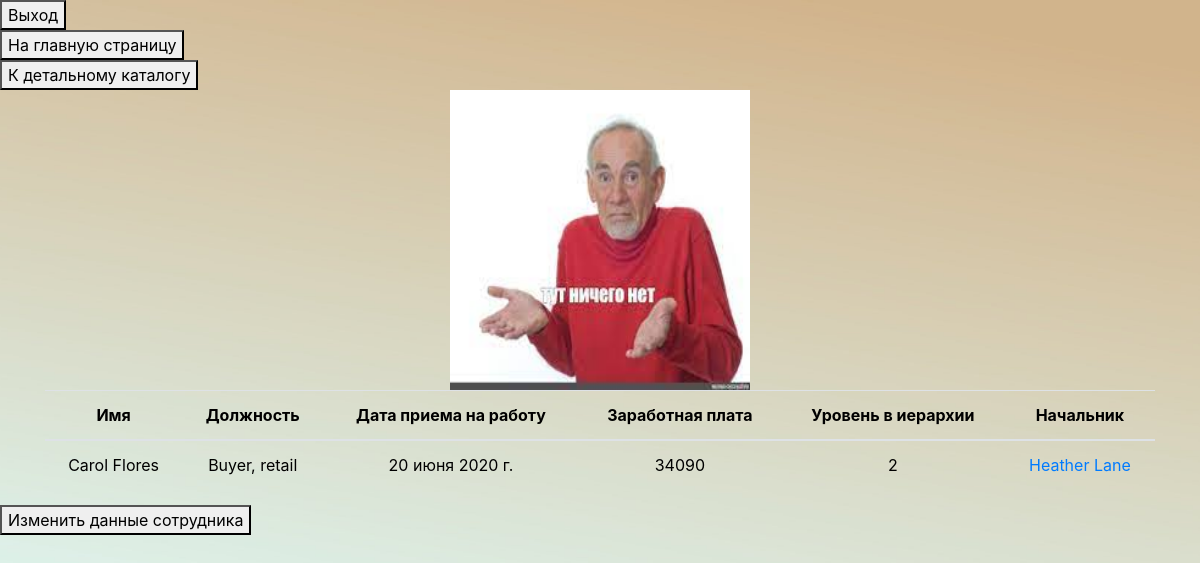
/emp_detail/53/ (signed in), run on the app's committed database.
### employees_catalog/models.py (models this page shows, shortened)
class Employees(models.Model):
    name = models.CharField(max_length=100, verbose_name='ФИО')
    position = models.CharField(max_length=50, verbose_name='Должность')
    hire_date = models.DateField(verbose_name='Дата приема на работу')
    salary = models.IntegerField(validators=[MinValueValidator(0), ], verbose_name='Заработная плата')
    hierarchy_level = models.IntegerField(validators=[MinValueValidator(0), ], verbose_name='Уровень иерархии')
    supervisor = models.ForeignKey('self', on_delete=models.CASCADE, null=True,
                                   blank=True, related_name='subordinates', verbose_name='Руководитель')
    picture = models.ImageField(upload_to='employees_pictures', null=True, blank=True,
                                default="employees_pictures/default.JPG", verbose_name='Фото сотрудника')
    def __str__(self):
        return f'{self.name}'

### employees_catalog/views.py (the view)
# urls.py: path('emp_detail/<int:pk>/', views.EmployeeDetail.as_view(), name='emp_detail'),
@method_decorator(login_required(login_url='login', redirect_field_name='next'), name='dispatch')
class EmployeeDetail(DetailView):
    template_name = 'employees_catalog/emp_detail.html'
    model = Employees
    context_object_name = 'employee'

### employees_catalog/templates/employees_catalog/emp_detail.html (shortened to what this page needs)
{% extends "employees_catalog/base.html" %}
{% block content %}
{% include 'employees_catalog/login-out_buttoms.html' %}
{% include 'employees_catalog/to_welcome.html'  %}
<div>
   <form action="{% url 'catalog_detail' %}">
      <button type="submit">К детальному каталогу</button>
   </form>
</div>
<img class="employee-picture" src="{{ employee.picture.url }}" alt="Фото сотрудника">
<div class="container">
   <table class="table">
      <thead>
         <tr>
            <th scope="col">Имя</th>
            <th scope="col">Должность</th>
            <th scope="col">Дата приема на работу</th>
            <th scope="col">Заработная плата</th>
            <th scope="col">Уровень в иерархии</th>
            <th scope="col">Начальник</th>
         </tr>
      </thead>
      <tbody>
         <tr>
            <td> {{employee.name}}</td>
            <td> {{employee.position}}</td>
            <td> {{employee.hire_date}}</td>
            <td> {{employee.salary}}</td>
            <td> {{employee.hierarchy_level}}</td>
            <td> {% if employee.supervisor is None %} <span>Нет</span> {% else %}
               <a href="{% url 'emp_detail' employee.supervisor.id %}">{{employee.supervisor}}</a>{% endif %}
            </td>
         </tr>
      </tbody>
   </table>
</div>
<div>
   <form action="{% url 'emp_update' employee.id %}">
      <button type="submit">Изменить данные сотрудника</button>
   </form>
</div>
{% endblock %}

### employees_catalog/static/employees_catalog/css/base.css (style rules this page uses)
tr { text-align: center; color: black; }
.employee-picture { display: block; margin-left: auto; margin-right: auto; width: 300px; height: 300px; }

### data on the page
Employees: picture (placeholder picture), name "Carol Flores", position "Buyer, retail", hire_date "20 июня 2020 г.", salary "34090", hierarchy_level "2", supervisor "Heather Lane"
